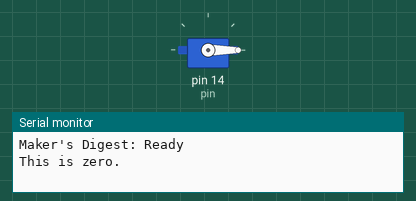
The sketch below on a simulated Arduino Uno, built with avr-gcc and run on an emulated ATmega328P. Shown: servo, the last lines printed to the serial monitor.

Above: at 0.1 s.
At 5.94 s:
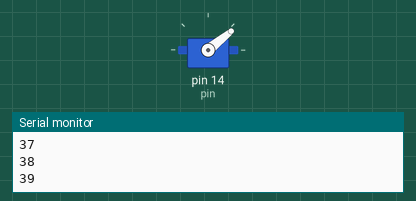
At 11.83 s:
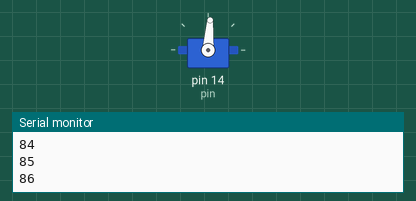
At 23.6 s:
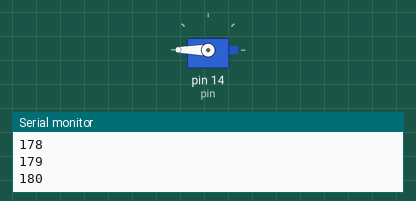
Timing chart, 0 to 25.1 s (numbered marks = the images above):
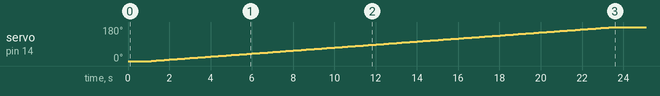

Measured:
- by itself, servo on pin 14 (pin): moves from 0° to 180° over 22.4 s

The sketch:

ServoRangeTest.ino
```cpp
#include <Servo.h>

Servo s1;

int degree_start = 0;       // Start of the range in degrees
int degree_end = 360;       // End of the range in degrees
int pin = 14;               // Pin 14 is Analog 0
int dly = 125;              // Delay between loop iterations

void setup() {
  pinMode(pin, OUTPUT);
  s1.attach(pin);           // Analog 0

  Serial.begin(19200);
  Serial.println("Maker's Digest: Ready");
}

void loop() {
  int i = 0;
  Serial.println("This is zero.");

  s1.write(i);
  delay(1000);

  for(i = degree_start; i <= degree_end; i++) {
    s1.write(i);
    Serial.println(i);
    delay(dly);
  }

  Serial.println("Done with test");
  delay(2000);
}
```
